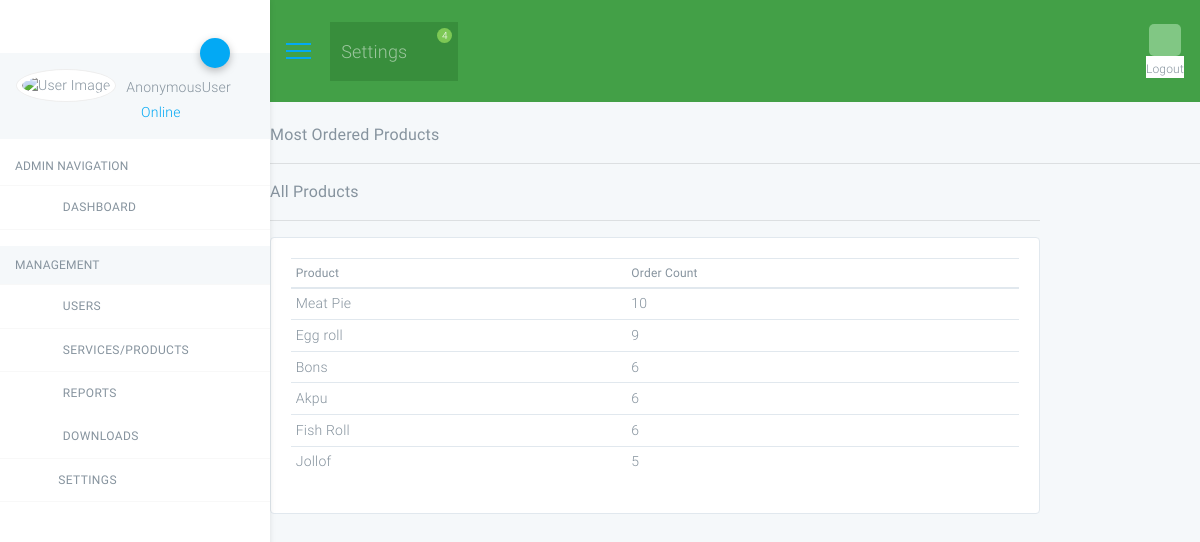
/most-ordered-products/, run on the app's committed database.
### accounts/models.py (models this page shows, shortened)
class Product(models.Model):
    CATEGORY=(
        ('Indoor','Indoor'),
        ('Out Door','Out Door'),
        ('chops','chops'),
        ('Food','Food'),
        ('Snacks','Snacks'),
        ('appetizer','appetizer'),
    )
    name=models.CharField(max_length=200,null=True)
    price=models.CharField(max_length=200,null=True)
    category=models.CharField(max_length=200,null=True,choices=CATEGORY)
    description=models.CharField(max_length=200,null=True,blank=True)
    tags=models.ManyToManyField(Tag)
    date_create=models.DateTimeField(auto_now_add=True,null=True)

### accounts/views.py (the view)
# urls.py: path('most-ordered-products/', views.most_ordered_products, name='most_ordered_products'),
def most_ordered_products(request):
    products = Product.objects.annotate(order_count=Count('order')).order_by('-order_count')
    return render(request, 'accounts/most_ordered_products.html', {'products': products})

### accounts/templates/accounts/most_ordered_products.html
{% extends 'accounts/dashboard1_base.html' %}
{% block content %}
    <h5> Most Ordered Products </h5>
    <hr>
    <div class="row">
        <div class="col-md-10">
            <h5>All Products</h5>
            <hr />
            <div class="card card-body">
                <table class="table table-sm">
                    <thead>
                        <tr>
                            <th>Product</th>
                            <th>Order Count</th>
                        </tr>
                    </thead>
                    <tbody>
                        {% for product in products %}
                        <tr>
                            <td>{{ product.name }}</td>
                            <td>{{ product.order_count }}</td>
                        </tr>
                        {% endfor %}
                    </tbody>
                </table>
            </div>
        </div>
    </div>
{% endblock %}

### data on the page
Product: name "Meat Pie", order_count "10"
Product: name "Egg roll", order_count "9"
Product: name "Bons", order_count "6"
Product: name "Akpu", order_count "6"
Product: name "Fish Roll", order_count "6"
Product: name "Jollof", order_count "5"

### other printed values
{{ user }} "AnonymousUser"
